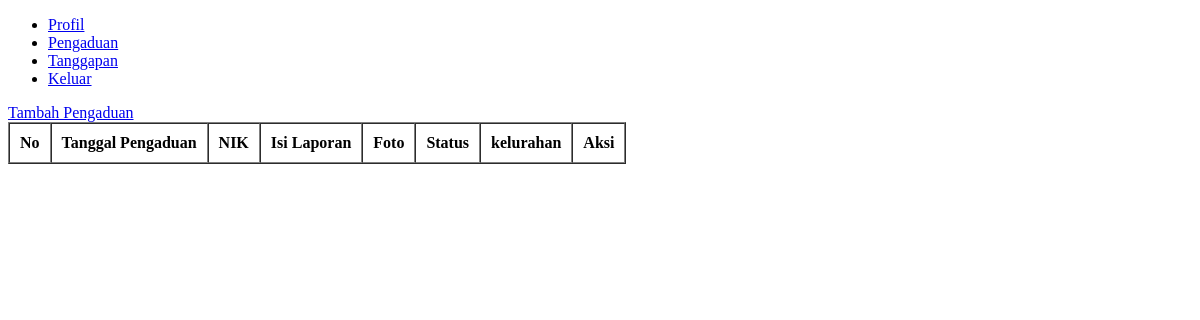
Before: /masyarakat/show_pengaduan.php (signed in) with the older database file.
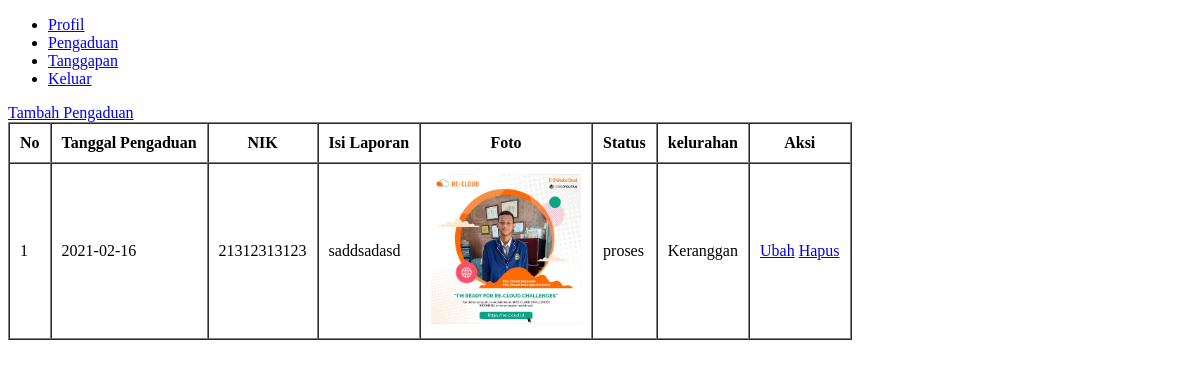
After: the same page with the newer database file.
### tables this page shows
CREATE TABLE `pengaduan` (
  `id_pengaduan` int(11) NOT NULL,
  `tgl_pengaduan` date NOT NULL,
  `nik` varchar(16) NOT NULL,
  `isi_laporan` text NOT NULL,
  `foto` varchar(255) NOT NULL,
  `status` enum('proses','selesai') NOT NULL,
  `id_kelurahan` int(11) NOT NULL
);

CREATE TABLE `masyarakat` (
  `nik` varchar(16) NOT NULL,
  `nama` varchar(35) NOT NULL,
  `username` varchar(25) NOT NULL,
  `password` varchar(255) NOT NULL,
  `telp` varchar(15) NOT NULL,
  `alamat` text NOT NULL
);

CREATE TABLE `kelurahan` (
  `id_kelurahan` int(11) NOT NULL,
  `kelurahan` varchar(100) NOT NULL,
  `id_kecamatan` int(11) NOT NULL
);

### masyarakat/show_pengaduan.php (the view, shortened to what this page needs)
<?php
	require '../koneksi.php';
	$nik = $_SESSION['nik'];
	$pengaduan = mysqli_query($koneksi, "SELECT * FROM pengaduan INNER JOIN masyarakat ON pengaduan.nik = masyarakat.nik INNER JOIN kelurahan ON pengaduan.id_kelurahan = kelurahan.id_kelurahan WHERE pengaduan.nik = '$nik'");
?>
<!DOCTYPE html>
<html lang="en">
<head>
</head>
<body>
	<?php include 'sidebar.php'; ?>
	<a href="insert_pengaduan.php">Tambah Pengaduan</a>
	<table border="1" cellpadding="10" cellspacing="0">
		<thead>
			<tr>
				<th>No</th>
				<th>Tanggal Pengaduan</th>
				<th>NIK</th>
				<th>Isi Laporan</th>
				<th>Foto</th>
				<th>Status</th>
				<th>kelurahan</th>
				<th>Aksi</th>
			</tr>
		</thead>
		<tbody>
			<?php $i = 1; ?>
			<?php foreach ($pengaduan as $dataPengaduan): ?>
				<tr>
					<td><?= $i++; ?></td>
					<td><?= $dataPengaduan['tgl_pengaduan']; ?></td>
					<td><?= $dataPengaduan['nik']; ?></td>
					<td><?= $dataPengaduan['isi_laporan']; ?></td>
					<td><img style="width: 150px" src="../img/<?= $dataPengaduan['foto']; ?>"></td>
					<td><?= $dataPengaduan['status']; ?></td>
					<td><?= $dataPengaduan['kelurahan']; ?></td>
					<td>
						<?php if ($dataPengaduan['status'] == 'proses'): ?>
							<a href="update_pengaduan.php?id_pengaduan=<?= $dataPengaduan['id_pengaduan']; ?>">Ubah</a>
							<a onclick="return confirm('Apakah anda yakin menghapus data pengaduan dengan isi laporan <?= $dataPengaduan['isi_laporan']; ?>?')" href="delete_pengaduan.php?id_pengaduan=<?= $dataPengaduan['id_pengaduan']; ?>">Hapus</a>
						<?php else: ?>
							<span>selesai</span>
						<?php endif ?>
					</td>
				</tr>
			<?php endforeach ?>
		</tbody>
	</table>
</body>
</html>

Changed rows visible on the page:
added pengaduan: tgl_pengaduan "2021-02-16", masyarakat.nik "21312313123", isi_laporan "saddsadasd", foto (picture), status "proses", id_kelurahan.kelurahan "Keranggan"
